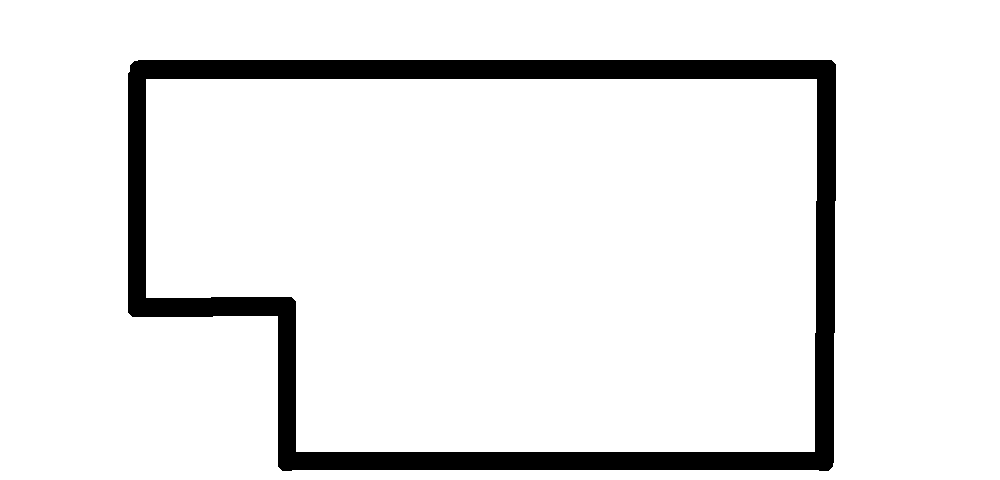
%> input picture new_img.png, 1000 x 480 px
$ octave --eval "main_routine;"   (GNU Octave 9; MATLAB toolbox functions it lacks are replaced by stand-ins)
%> lines starting %> are read from the running program, lines starting %| are printed output that depends on the picture; in (x1, y1, x2, y2) boxes, pixels count from 0 and x2, y2 are one past the last pixel; in counts of white or black regions, pixels touching at a corner belong together; the program's own positions count from 1
### get_environment_from_image.m
function [environment, env_size_x, env_size_y, image_matrix] = get_environment_from_image(image_filename, scale_factor)
%> called with image_filename = 'new_img.png', scale_factor = 0.5
    %% Load image file as grayscale image
    RGB_image = imread(image_filename);
%> RGB_image is the input picture: size 480x1000x3 uint8; 91.7% white; 1 black region, box (x1, y1, x2, y2) and area: (128, 60, 836, 471) 40059
    grayscale_image = rgb2gray(RGB_image);
%     imshow(grayscale_image)

    %% Convert to binary matrix
%     grayscale_image(grayscale_image < 122) = 0; % set dark pixels to 0
%     grayscale_image(grayscale_image > 123) = 255; % set bright pixels to 255
%     image_matrix = grayscale_image;
    image_matrix = imresize(grayscale_image, scale_factor);
    env_size_x = size(image_matrix,2);
%> env_size_x = 500
    env_size_y = size(image_matrix,1);
%> env_size_y = 240

    % imshow(grayscale_image);

    image_matrix = flipud(image_matrix);
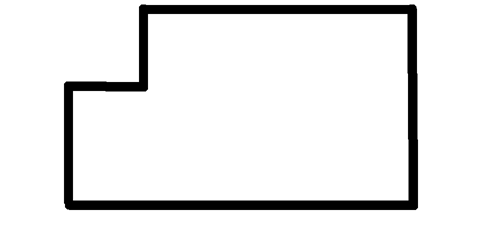
%> image_matrix: size 240x500 uint8; min 0, max 255, mean 233.7; mean of the top-left, top-right, bottom-left and bottom-right quarters 232.3, 233.7, 233.9, 235

%     tmp = bwboundaries(image_matrix);
    binaryImage = image_matrix < 128;
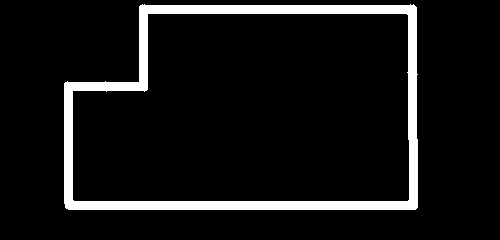
%> binaryImage: size 240x500 logical; 8.1% white; 1 white region, box (x1, y1, x2, y2) and area: (64, 4, 418, 210) 9724
    image_matrix = bwmorph(binaryImage, 'skel', inf); % shrink thickness of lines
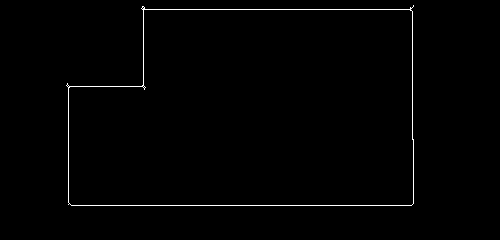
%> image_matrix: size 240x500 logical; 0.92% white in thin lines or dots, all inside (x1, y1, x2, y2) = (66, 5, 414, 206)
    image_matrix = image_matrix == 0;
    image_matrix = double(image_matrix);

%     imshow(image_matrix);

    x = [];
    y = [];
    for i = 1:size(image_matrix,1)
        for j = 1:size(image_matrix,2)
            if image_matrix(i,j) == 0
                x = [x; j];
                y = [y; i];
            end
        end
    end
%> after the loop, x = 1101 values, max 414 at index 1, min 67 at index 436, mean 245.5; y = 1101 values from 6 to 206
    environment = [x,y];
%> environment = 1101 rows, first 12: [414 6; 143 7; 144 7; 414 7; 143 8; 145 8; 411 8; 413 8; 142 9; 144 9; 145 9; 411 9]
end

### get_sensor_data.m
function [front_sensor_data, right_sensor_data] = get_sensor_data(robot_pos_x, robot_pos_y, env)

    rotation_speed = 0.1;

    [environment, env_size_x, env_size_y] = env{:};

    front_sensor_data = zeros(1,360*1/rotation_speed);

    for theta1 = 1:(360/rotation_speed) % just one turn
        theta = theta1*rotation_speed;
        if mod(theta,30) == 0 % print theta for every 30 degrees
            disp(theta);
        end
        front_measurement = get_rangefinder_distance(robot_pos_x, robot_pos_y, theta, environment, env_size_x, env_size_y);
        front_sensor_data(theta1) = front_measurement; % append current sensor measurement

        % [6 lines of commented-out code are left out]
    end
    right_sensor_data = [front_sensor_data(end-199:end),front_sensor_data(1:end-200)];

    front_sensor_data = [front_sensor_data, front_sensor_data, front_sensor_data, front_sensor_data, front_sensor_data, front_sensor_data];
    right_sensor_data = [right_sensor_data, right_sensor_data, right_sensor_data, right_sensor_data, right_sensor_data, right_sensor_data];

end

### get_noisy_sensor_data.m
function [noisy_sensor_data_front, noisy_sensor_data_right] = get_noisy_sensor_data(robot_pos_x, robot_pos_y, env)

    [sensor_data_front, sensor_data_right] = get_sensor_data(robot_pos_x, robot_pos_y, env);
    [noisy_sensor_data_front, noisy_sensor_data_right] = resample_and_add_noise(sensor_data_front, sensor_data_right);

end

### main_routine.m
function main_routine
    close all;
    dbstop if error;
    rng(2)
    scale_factor = 0.5; % reduce size for faster computation
    [env, env_size_x, env_size_y, i] = get_environment_from_image('new_img.png', scale_factor); % load map from PNG
%> env has the same summary as environment in get_environment_from_image; env_size_x = 500; env_size_y = 240
    env_info = {env, env_size_x, env_size_y};
%> env_info = 3 items

    x_borders = {};
    y_borders = {};
    x_values_all = [175,160,250,200];
    y_values_all = [100,105,80,150];
    for i = 1:length(x_values_all)
        [x_border_positions, y_border_positions] = original_main_routine(env_info, x_values_all(i),y_values_all(i));
        x_borders{end+1} = x_border_positions;
        y_borders{end+1} = y_border_positions;
    end
% [15 lines of commented-out code are left out]
    minICP(x_borders, y_borders)
    mean_image = read_images_and_return_average_image;
    image = mean_image(:, :, 1);
    image_thresholded = image;
    image_thresholded(image>202) = 256;
%     image_thresholded(image<202) = 0;
    figure;
    imshow(image_thresholded(:, :, 1),[0 255])

end


% [36 lines left out: functions segment_data, avg_waveforms_thru_time_warp, not called in this run]

function [x_border_positions, y_border_positions] = original_main_routine(env_info, initial_x, initial_y)
    [front_sensor_data, right_sensor_data] = get_noisy_sensor_data(initial_x, initial_y, env_info);

    %% Find landmarks in sensor data
    [front_landmarks, right_landmarks] = clusterLandmarks(front_sensor_data, right_sensor_data);
    front_landmarks = front_landmarks(:,all(front_landmarks)); % remove columns with zeros
    right_landmarks = right_landmarks(:,all(right_landmarks)); % remove columns with zeros

    %% Segment sensor data into 360 degree turns
    front_data_segments = segment_data(front_sensor_data, front_landmarks);
    right_data_segments = segment_data(right_sensor_data, front_landmarks); % it needs landmarks from front sensor data

    %% Get average waveform using Dynamic Time Warping
    front_avg_data = avg_waveforms_thru_time_warp(front_data_segments);
    right_avg_data = avg_waveforms_thru_time_warp(right_data_segments);
    right_avg_data = resample(right_avg_data, length(front_avg_data), length(right_avg_data)); % match data length

    %% Approximate sensor orientation for each sample in average sensor data
    [degrees, distance] = get_degrees_from_sensor_data(front_avg_data, right_avg_data);

    %% Find environment map
    [x_border_positions,y_border_positions] = generate_border_points(distance, degrees, initial_x, initial_y);

%     figure;
%     scatter(x_border_positions,y_border_positions);
%     title('Generated Map');
end

% [53 lines left out: functions find_rotation_between_maps, read_images_and_return_average_image, not called in this run]
%> (the run ends here)
